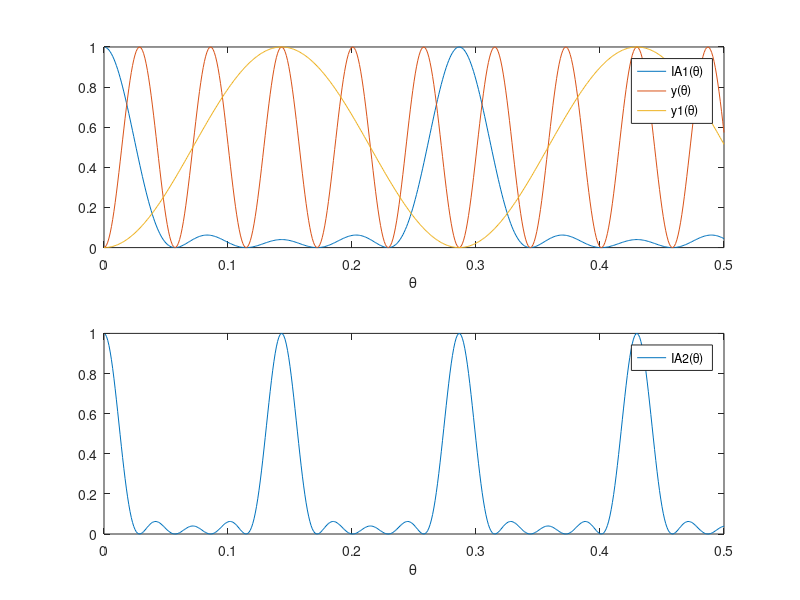

The MATLAB source for this figure:
% I20ARRAYS
% Interference pattern of N sources 

% Parameters: Opening a, Wavelength ? , Number of lines N.
% Graph as function of ?, because of small angle ? = Y/X. Normalization to 1.
% For comparison of maxima, the numerator is plotted separately.

function I20ARRAYS;
Theta = (0:0.001:0.5);
Lamda = 0.0005;
a = 0.1;
aa = 0.2;
N = 5;
NN = 5;
IA1 = (sin(pi*N*(a/Lamda)*sin(2*(pi/360)*Theta))./(N*sin(pi*(a/Lamda)*sin(2*(pi/360)*Theta)))).^2;
y = sin(pi*N*(a/Lamda)*sin(2*(pi/360)*Theta)).^2;
y1 = sin(pi*(a/Lamda)*sin(2*(pi/360)*Theta)).^2;
IA2 = (sin(pi*NN*(aa/Lamda)*sin(2*(pi/360)*Theta))./(NN*sin(pi*(aa/Lamda)*sin(2*(pi/360)*Theta)))).^2;

figure(1);
subplot(2,1,1);
plot(Theta,IA1,Theta,y,Theta,y1);
axis([0 0.5 0 1]);
xlabel('\theta');
legend('IA1(\theta)','y(\theta)','y1(\theta)');

subplot(2,1,2);
plot(Theta,IA2);
axis([0 0.5 0 1]);
xlabel('\theta');
legend('IA2(\theta)');
